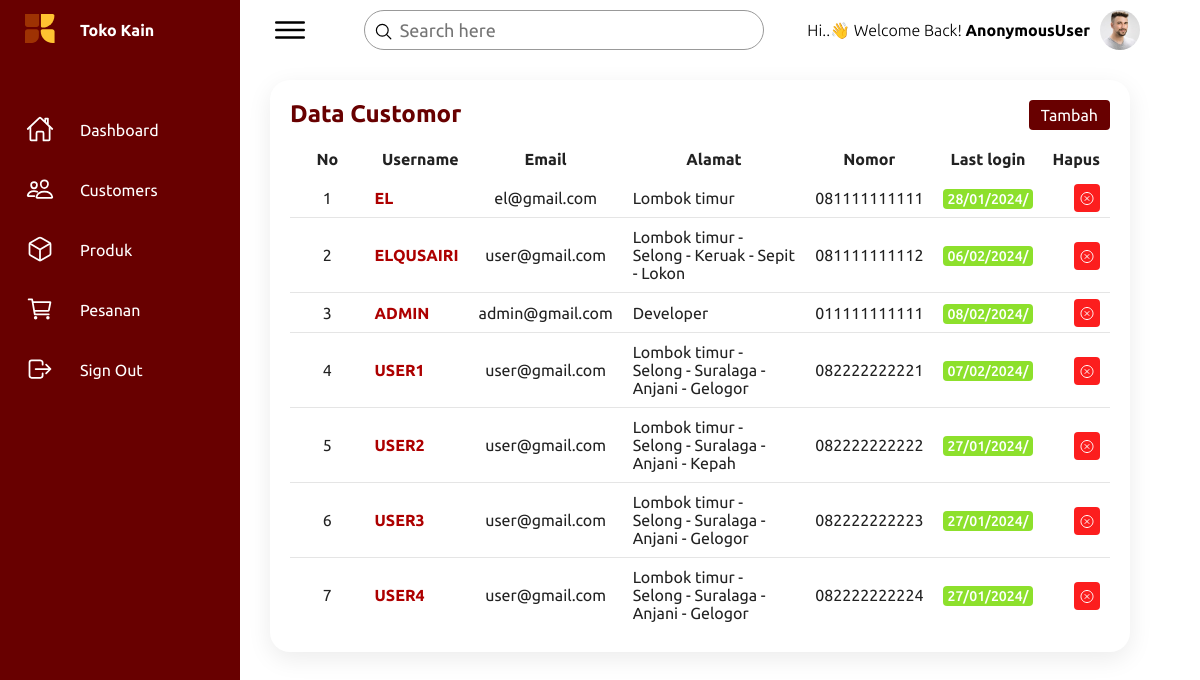
Before: /customor/ with the older database file.
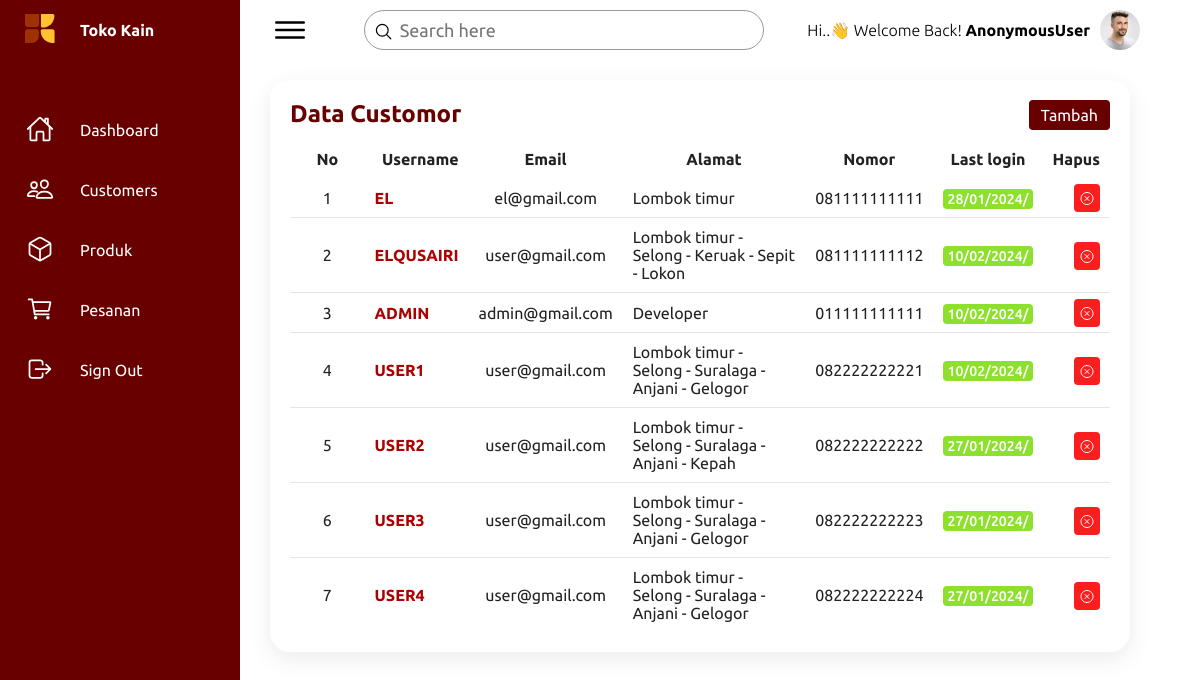
After: the same page with the newer database file.
### greenstore_app/models.py (models this page shows)
class CustomUser(AbstractUser):
    nomor = models.CharField(max_length=20)
    alamat = models.CharField(max_length=255)

### greenstore_app/views.py (the view)
# urls.py: path('customor/', CustomUserListView.as_view(), name='customor'),
class CustomUserListView(ListView):
    model = CustomUser
    template_name = 'dsh_customor.html'
    context_object_name = 'custom_users'

### templates/dsh_customor.html (shortened to what the changed rows need)
{% load static %}
<!DOCTYPE html>
<html lang="en">
<head>
    <link rel="stylesheet" href="{% static 'css/dashboard.css' %}">
</head>
<body>
    <div class="container">
        <div class="main">
            <div class="details">
                <div class="recentOrders">
                    <div class="cardHeader">
                        <h2>Data  Customor</h2>
                    </div>
                    <table>
                        <thead>
                            <tr style="text-align: center;">
                                <td style="width: 100px;">No</td>
                                <td>Username</td>
                                <td>Email</td>
                                <td style="width: 250px;">Alamat</td>
                                <td>Nomor</td>
                                <td>Last login</td>
                                <td>Hapus</td>
                            </tr>
                        </thead>
                        <tbody>
                            {% for custom_user in custom_users %}
                                <tr>
                                    <td style="text-align: center;">{{ forloop.counter }}</td>
                                    <td style="text-align: left;">
                                        <a href="#" class="edit-user-btn" data-user-id="{{ custom_user.id }}">{{ custom_user.username }}</a>
                                    </td>
                                    <td>{{ custom_user.email }}</td>
                                    <td>{{ custom_user.alamat }}</td>
                                    <td style="text-align: center;">{{ custom_user.nomor }}</td>
                                    <td style="text-align: center;">
                                        <span class="status delivered">{{ custom_user.last_login|date:'d/m/Y/' }}</span>
                                    </td>
                                    <td>
                                        <a href="#" class="delete-user-btn" data-user-id="{{ custom_user.id }}" style="background-color: rgb(252, 30, 30); padding:5px; border-radius: 4px; color: white;">
                                            <ion-icon name="close-circle-outline" style="transform: translateY(2.5px);"></ion-icon>
                                        </a>
                                    </td>
                                </tr>
                            {% endfor %}
                        </tbody>
                    </table>
                </div>
            </div>
        </div>
    </div>
</body>
</html>

Changed rows visible on the page:
changed CustomUser "ELQUSAIRI": last_login "06/02/2024/" → "10/02/2024/"
changed CustomUser "ADMIN": last_login "08/02/2024/" → "10/02/2024/"
changed CustomUser "USER1": last_login "07/02/2024/" → "10/02/2024/"
